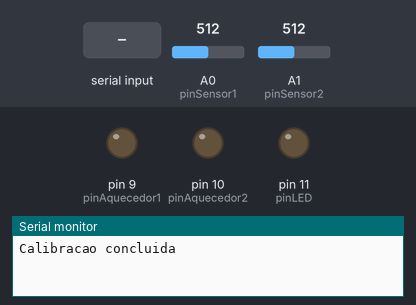
A sketch run on a simulated Arduino Uno, built with avr-gcc and run on an emulated ATmega328P. On the bench: output pins drawn as LEDs (lit = HIGH), the last lines printed to the serial monitor. The inputs (shaded band) are chosen by the test bench; at power-on: A0 (pinSensor1) = 512, A1 (pinSensor2) = 512.

Above: at 1.2 s.
1.3 s: "90,45,200\n" received over Serial
At 2.8 s:
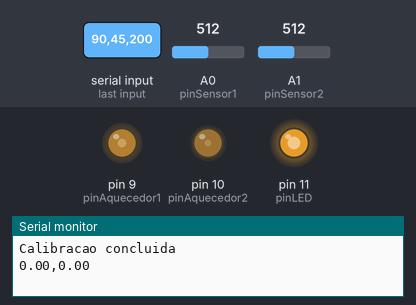
3.5 s: "30,150,10\n" received over Serial
At 4.4 s:
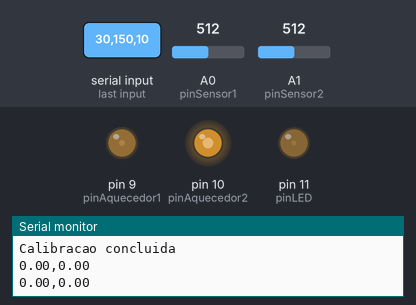
5.5 s: "90,45\n" received over Serial
At 7.1 s:
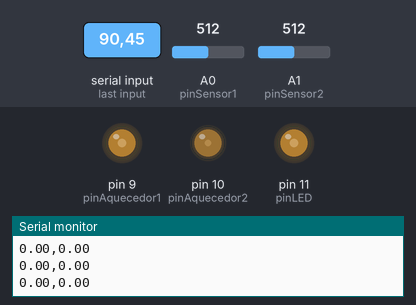
7.5 s: "5\n" received over Serial
At 8.7 s:
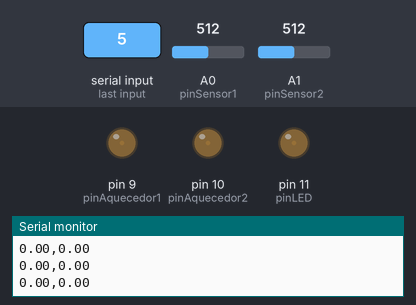
9.5 s: "90\n" received over Serial
At 10.3 s:
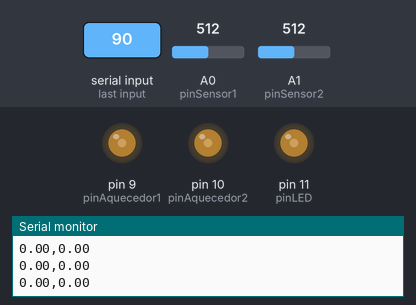
11.5 s: "200\n" received over Serial
At 13.0 s:
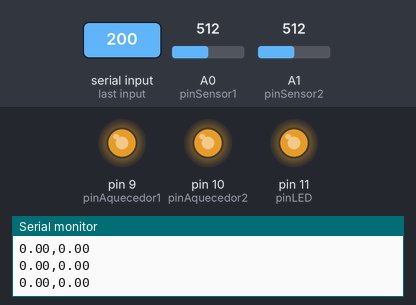
Timing chart, 0 to 14.5 s (numbered marks = the images above; inputs shaded):
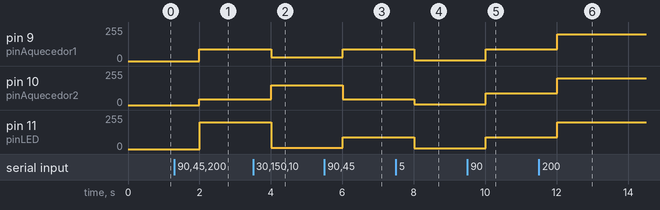

Measured:
- after the input at 1.3 s, pin 9 (pinAquecedor1): 0/255 → 90/255 after 0.70 s; pin 10 (pinAquecedor2): 0/255 → 45/255 after 0.70 s; pin 11 (pinLED): 0/255 → 200/255 after 0.70 s
- after the input at 3.5 s, pin 9 (pinAquecedor1): 90/255 → 30/255 after 0.50 s; pin 10 (pinAquecedor2): 45/255 → 150/255 after 0.50 s; pin 11 (pinLED): 200/255 → 10/255 after 0.50 s
- after the input at 5.5 s, pin 9 (pinAquecedor1): 30/255 → 90/255 after 0.50 s; pin 10 (pinAquecedor2): 150/255 → 45/255 after 0.50 s; pin 11 (pinLED): 10/255 → 90/255 after 0.50 s
- after the input at 7.5 s, pin 9 (pinAquecedor1), pin 11 (pinLED): 90/255 → 5/255 after 0.51 s; pin 10 (pinAquecedor2): 45/255 → 5/255 after 0.51 s
- after the input at 9.5 s, pin 9 (pinAquecedor1), pin 10 (pinAquecedor2), pin 11 (pinLED): 5/255 → 90/255 after 0.51 s
- after the input at 11.5 s, pin 9 (pinAquecedor1), pin 10 (pinAquecedor2), pin 11 (pinLED): 90/255 → 200/255 after 0.51 s

The sketch:

LCT_MalhaAberta_TensDif_ARD_2Aque.ino
```cpp
int pinAquecedor1 = 9;  // Pino do primeiro aquecedor
int pinSensor1 = A0;    // Pino do primeiro sensor
int pinAquecedor2 = 10; // Pino do segundo aquecedor
int pinSensor2 = A1;    // Pino do segundo sensor
int PWMInjetado1 = 0;
int PWMInjetado2 = 0;
float temperatura1 = 0.0;
float temperatura2 = 0.0;
float temperaturaAmbiente1 = 0.0;
float temperaturaAmbiente2 = 0.0;
int pinLED = 11;        // Pino do LED

void setup() {
  Serial.begin(9600);
  pinMode(pinAquecedor1, OUTPUT);
  pinMode(pinAquecedor2, OUTPUT);
  pinMode(pinLED, OUTPUT);

  // Calibração inicial
  temperaturaAmbiente1 = calibrarSensor(pinSensor1);
  temperaturaAmbiente2 = calibrarSensor(pinSensor2);
  Serial.println("Calibracao concluida");
}

float calibrarSensor(int pinSensor) {
  int leituraInicial = analogRead(pinSensor);
  return (leituraInicial * (5.0 / 1023.0) - 0.5) * 100.0;
}

void loop() {
  if (Serial.available() > 0) {
    // Lê os valores de PWM e brilho do LED enviados pelo Python
    String dados = Serial.readStringUntil('\n');
    int separator1 = dados.indexOf(',');
    int separator2 = dados.indexOf(',', separator1 + 1);

    PWMInjetado1 = dados.substring(0, separator1).toInt();
    PWMInjetado2 = dados.substring(separator1 + 1, separator2).toInt();
    int ledBrightness = dados.substring(separator2 + 1).toInt();

    // Define o PWM nos pinos dos aquecedores
    analogWrite(pinAquecedor1, PWMInjetado1);
    analogWrite(pinAquecedor2, PWMInjetado2);
    analogWrite(pinLED, ledBrightness);  // Controle do LED

    // Leitura da temperatura dos sensores
    temperatura1 = (analogRead(pinSensor1) * (5.0 / 1023.0) - 0.5) * 100.0 - temperaturaAmbiente1;
    temperatura2 = (analogRead(pinSensor2) * (5.0 / 1023.0) - 0.5) * 100.0 - temperaturaAmbiente2;

    // Envia as temperaturas de volta para o Python
    Serial.print(temperatura1);
    Serial.print(",");
    Serial.println(temperatura2);
  }

  delay(1000);  // Atualização a cada 1 segundo
}
```
